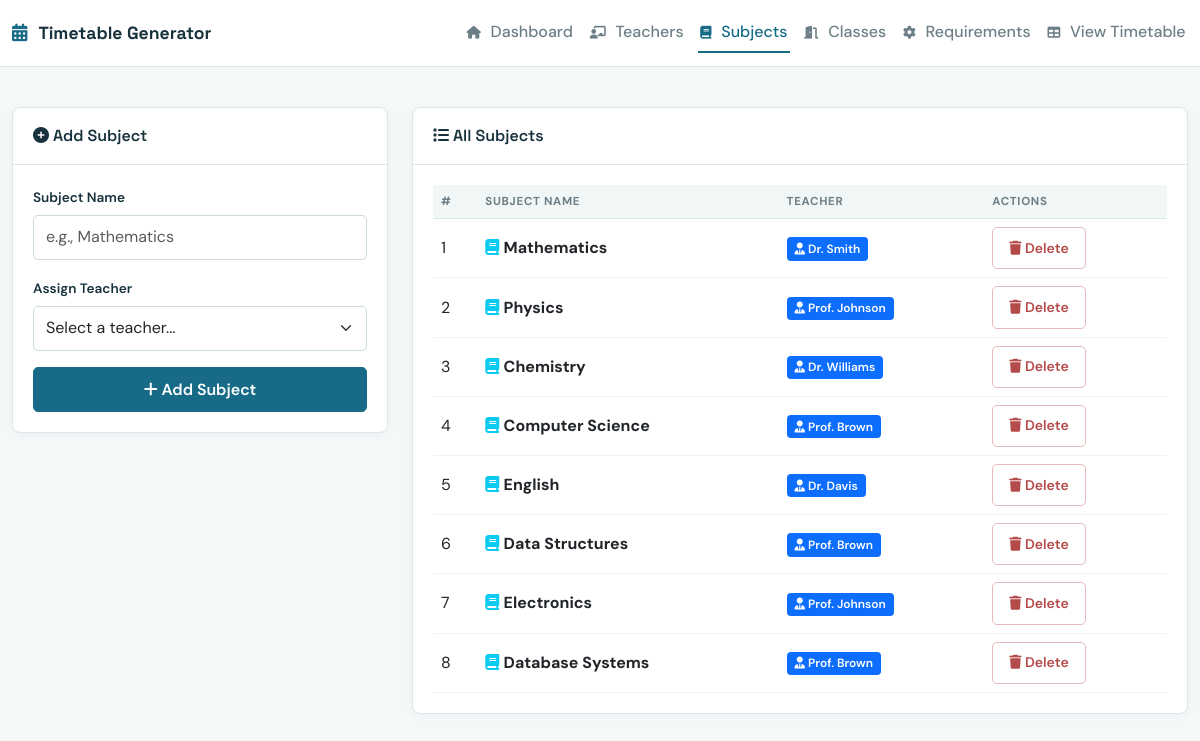
The page /subjects on the database as committed earlier.
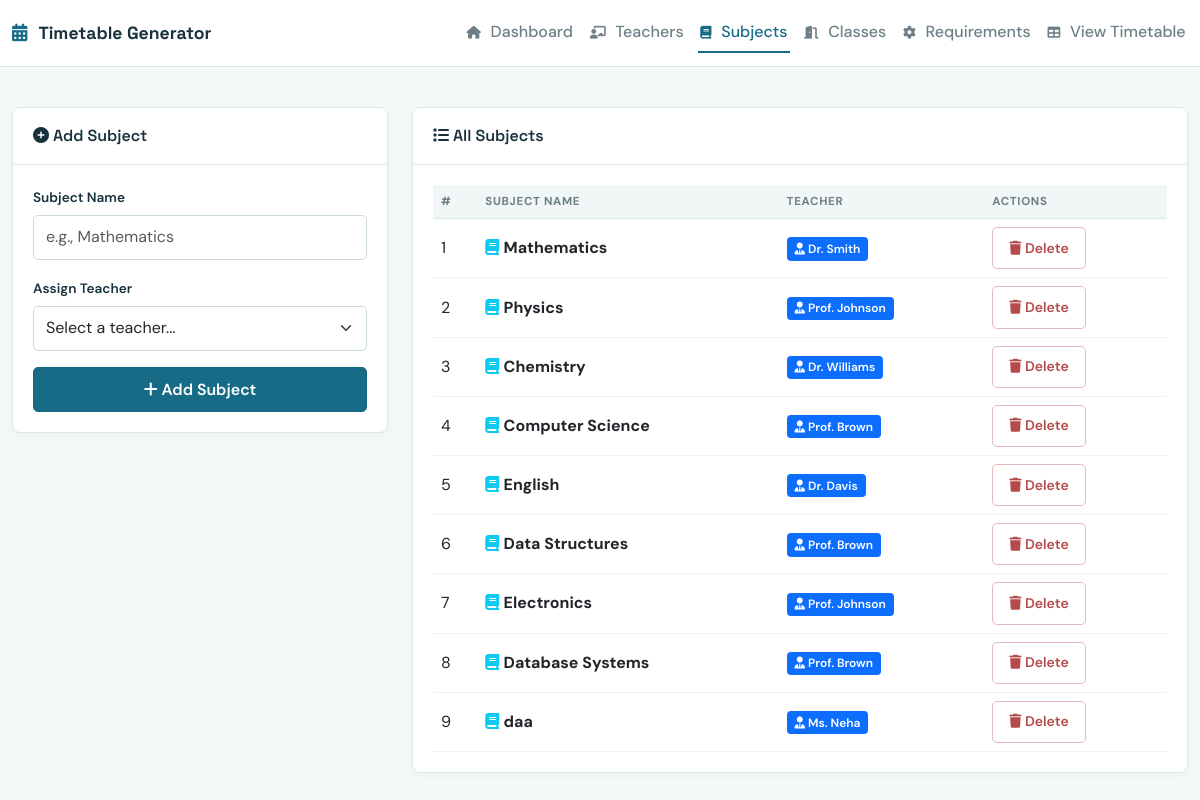
The same page on the database as committed later.
### app.py (models this page shows, shortened)
class Subject(db.Model):
    id = db.Column(db.Integer, primary_key=True)
    name = db.Column(db.String(100), nullable=False)
    teacher_id = db.Column(db.Integer, db.ForeignKey('teacher.id'), nullable=False)

class Teacher(db.Model):
    id = db.Column(db.Integer, primary_key=True)
    name = db.Column(db.String(100), nullable=False)
    subjects = db.relationship('Subject', backref='teacher', lazy=True)

### app.py (the view)
@app.route('/subjects')
def subjects():
    subjects = Subject.query.all()
    teachers = Teacher.query.all()
    return render_template('subjects.html', subjects=subjects, teachers=teachers)

### templates/subjects.html (shortened to what this page needs)
{% extends "base.html" %}
{% block content %}
<div class="container">
    <div class="row">
        <div class="col-md-4 mb-4">
            <div class="card">
                <div class="card-header">
                    <i class="fas fa-plus-circle"></i> Add Subject
                </div>
                <div class="card-body">
                    <form action="/subjects/add" method="POST">
                        <div class="mb-3">
                            <label for="name" class="form-label">Subject Name</label>
                            <input type="text" class="form-control" id="name" name="name" required placeholder="e.g., Mathematics">
                        </div>
                        <div class="mb-3">
                            <label for="teacher_id" class="form-label">Assign Teacher</label>
                            <select class="form-select" id="teacher_id" name="teacher_id" required>
                                <option value="">Select a teacher...</option>
                            </select>
                        </div>
                        <button type="submit" class="btn btn-primary w-100" {% if not teachers %}disabled{% endif %}>
                            <i class="fas fa-plus"></i> Add Subject
                        </button>
                    </form>
                </div>
            </div>
        </div>
        <div class="col-md-8">
            <div class="card">
                <div class="card-header">
                    <i class="fas fa-list"></i> All Subjects
                </div>
                <div class="card-body">
                    {% if subjects %}
                    <div class="table-responsive">
                        <table class="table table-hover">
                            <thead>
                                <tr>
                                    <th>#</th>
                                    <th>Subject Name</th>
                                    <th>Teacher</th>
                                    <th>Actions</th>
                                </tr>
                            </thead>
                            <tbody>
                                {% for subject in subjects %}
                                <tr>
                                    <td>{{ loop.index }}</td>
                                    <td>
                                        <i class="fas fa-book text-info"></i>
                                        <strong>{{ subject.name }}</strong>
                                    </td>
                                    <td>
                                        <span class="badge bg-primary">
                                            <i class="fas fa-user-tie"></i> {{ subject.teacher.name }}
                                        </span>
                                    </td>
                                    <td>
                                        <form action="/subjects/delete/{{ subject.id }}" method="POST" style="display: inline;"
                                              onsubmit="return confirm('Are you sure you want to delete this subject?');">
                                            <button type="submit" class="btn btn-danger btn-sm">
                                                <i class="fas fa-trash"></i> Delete
                                            </button>
                                        </form>
                                    </td>
                                </tr>
                                {% endfor %}
                            </tbody>
                        </table>
                    </div>
                    {% else %}
                    <div class="alert alert-info">
                        <i class="fas fa-info-circle"></i> No subjects found. Add your first subject using the form on the left.
                    </div>
                    {% endif %}
                </div>
            </div>
        </div>
    </div>
</div>
{% endblock %}

Rows that differ between the two databases and show on the page:
added Subject: name "daa", teacher.name "Ms. Neha"
